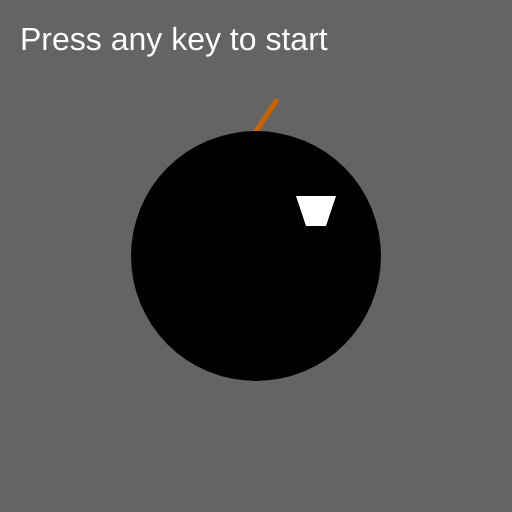
Frame 1 (no input)
Frame 60 (no input): identical to frame 1, image omitted
Frame 120 (the mouse pressed at the canvas centre since frame 60): identical to frame 1, image omitted

The p5.js sketch that drew this single still picture (run headless with seeded random() and noise() and a simulated clock; from frame 60 on, the mouse is pressed at the canvas centre):

// p5.js sketch
// ── sketch.js

var bcenterX;
var bcenterY;
var bdiam;
var fuseEndX;
var fuseEndY;
var gameState;
var newState;

function setup() 
{
    createCanvas(512,512);
    textSize(32);
    strokeWeight(5);
    
    //initialise variables
    bdiam = 250;
    bcenterX = width/2;
    bcenterY = height/2;
    fuseEndX = bcenterX + 20;
    fuseEndY = bcenterY - bdiam/2 - 30;
    
    gameState = 0;
}


function draw()
{
    ////////////// UPDATE CODE///////////////
    
    //reset variables after random amounts were added
    bcenterX = width/2;
    bcenterY = height/2;
    
    
    //wobble the bomb
    if (gameState == 1){
        bcenterX += random(-10,10);
        bcenterY += random(-10,10);
    }
    
    fuseEndX = bcenterX + 20;
    fuseEndY = bcenterY - bdiam/2 - 30;
    
    ////////////// DRAWING CODE///////////////
    
    background(100);    

    //draw the fuse
    noFill();
    stroke(200,100,0);

    line(
        bcenterX,
        bcenterY - bdiam/2, 
        fuseEndX,
        fuseEndY
        );
    
    //draw the bomb
    noStroke();
    fill(0);
    ellipse(bcenterX,bcenterY, bdiam, bdiam);
    fill(255);
    quad(
        bcenterX + 40, bcenterY - 60,
        bcenterX + 80, bcenterY - 60,
        bcenterX + 70, bcenterY - 30,
        bcenterX + 50, bcenterY - 30
    );
    
    
    
    
    //draw the flame
    
    if (gameState == 1){
        fill(255,255,0);
        noStroke();
        beginShape();
            vertex(fuseEndX, fuseEndY);
            vertex(fuseEndX + 20, fuseEndY - 20);
            vertex(fuseEndX + 20, fuseEndY - 50);
            vertex(fuseEndX - 10, fuseEndY - 30);
        endShape(CLOSE);
    }
    
    fill(255);
    
    //Draw game text
    if(gameState == 0){
        text("Press any key to start", 20, 50);
    }
    
    if (gameState ==2) {
        text("Game over", 20, height/2); 
    }
    
     
    if (gameState ==3) {
        text("You won !", width/2, height/2); 
    }
     
    
    
    
    
    if (gameState ==1){
        text("Press a key to diffuse the bomb", 20, height - 50);
    }
    
    
}

function keyPressed()
{

    if (gameState == 0){
        newState = 1;
    }
    
    if (gameState == 1){
        newState = 2;
    }
    
    if (gameState == 2){
        newState = 0;
    }
    
    if (gameState == 3){
        newState = 0;
    }
        
    gameState = newState;
}
